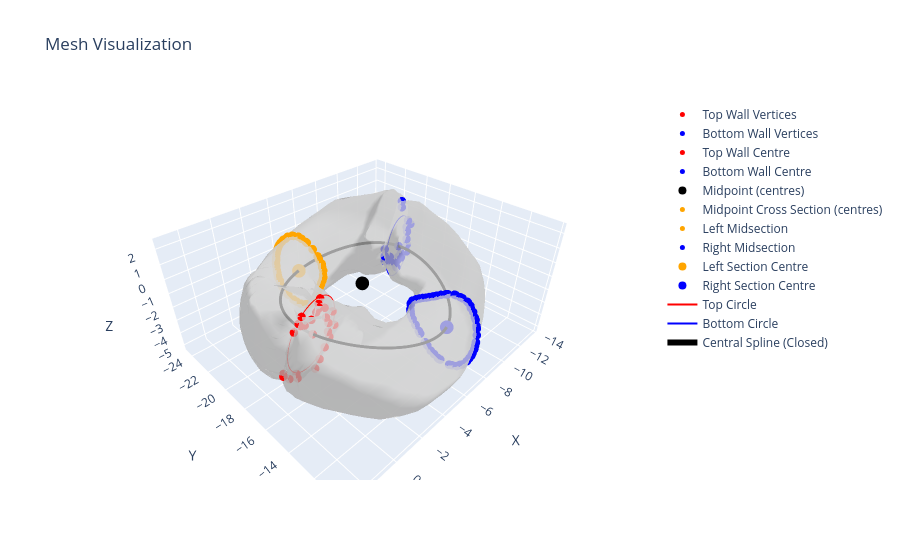
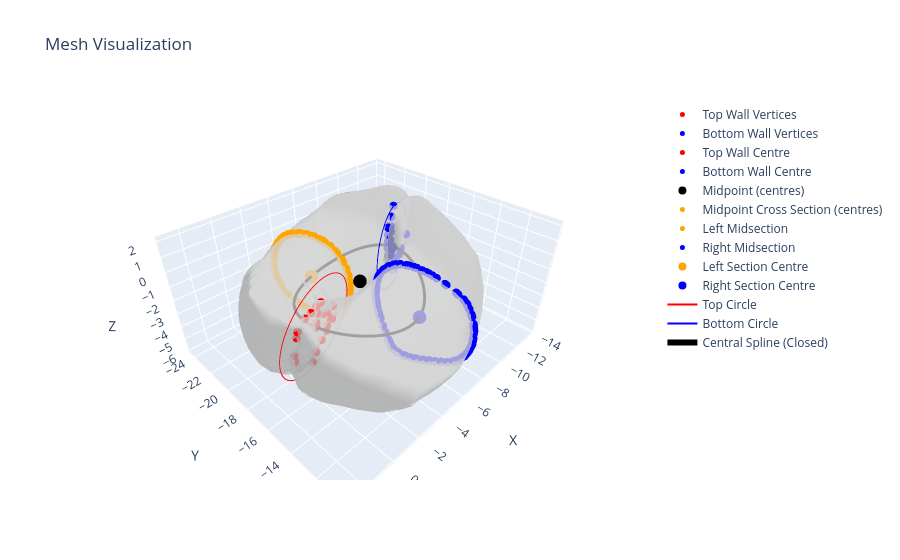

Notebook code for these charts, in order:
### Code cell
## Take the OBJ files for the differential wall thickness meshes, and determine the thickness along the guard cell

import cross_section_helpers as csh
import importlib
importlib.reload(importlib.import_module("cross_section_helpers"))

inner_mesh = "arabidopsis/Col-0_DA_1_1_P_hinge_CNN_seg_inside.obj"
outer_mesh =  "arabidopsis/Col-0_DA_1_1_P_hinge_CNN_seg_outside.obj"

## Get the cross sections for both the inner and outer meshes
## Calculate the difference between the inner and outer mesh to get the thickness

section_points_inner_left, section_points_inner_right, section_traces_inner_left, section_traces_inner_right = csh.analyze_stomata_mesh(inner_mesh, num_sections=20, n_points=40, visualize=True
)

section_points_outer_left, section_points_outer_right, section_traces_outer_left, section_traces_outer_right = csh.analyze_stomata_mesh(outer_mesh, num_sections=20, n_points=40, visualize=True)
